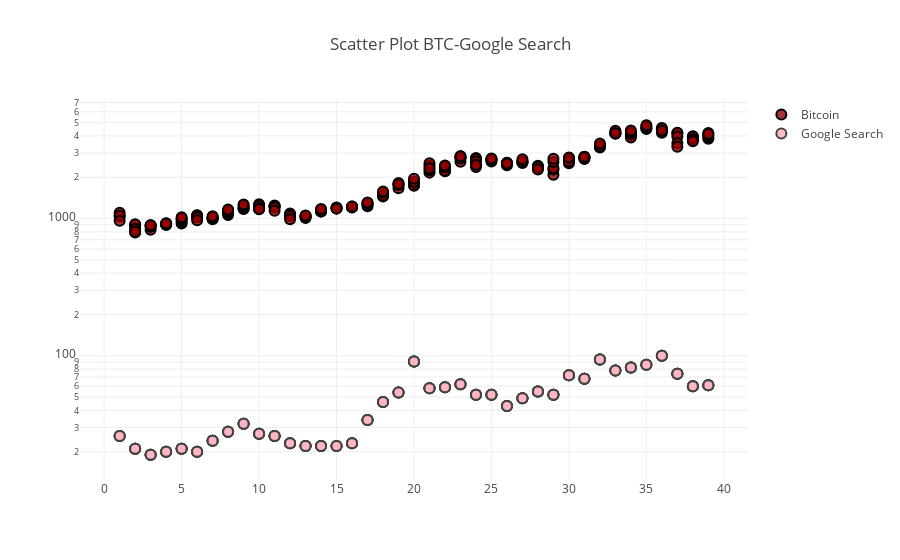

Write notebook code for a chart like this one.
### Code cell
scatter_corr(google_search_datasets,'Scatter Plot BTC-Google Search','Bitcoin',0,'Google Search',17)

### Figure 1 — Plotly figure (JSON) as saved in the notebook; plotly's stock layout.template omitted (floating-point values rounded to 4 significant figures; data arrays with more than 128 entries replaced by an {"elided": "..."} marker saying what was removed)
{"data": [{"marker": {"color": "rgba(152, 0, 0, .8)", "line": {"color": "rgb(0, 0, 0)", "width": 2}, "size": 10}, "mode": "markers", "name": "Bitcoin", "type": "scatter", "x": {"elided": "189 int values"}, "y": {"elided": "189 float values"}}, {"marker": {"color": "rgba(255, 182, 193, .9)", "line": {"width": 2}, "size": 10}, "mode": "markers", "name": "Google Search", "type": "scatter", "x": {"elided": "189 int values"}, "y": {"elided": "189 int values"}}], "layout": {"title": "Scatter Plot BTC-Google Search", "xaxis": {"zeroline": false}, "yaxis": {"type": "log", "zeroline": false}}}
